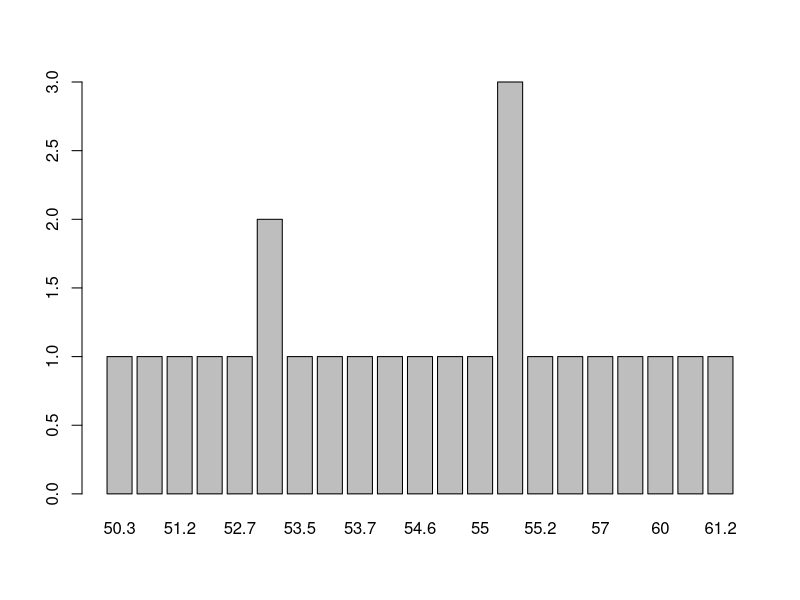

Generate this figure with R:
## ---- chunk 1
knitr::opts_chunk$set(echo = TRUE, comment = NA)
## ---- chunk 2
pesos = c(55.1,54.0,55.2,53.7,60.2,53.2,54.6,55.1,51.2,53.2,54.8,52.3,56.9,57.0,55.0,53.5,50.9,55.1,53.6,61.2,59.5,50.3,52.7,60.0)
## ---- chunk 3
barplot(table(pesos))
## ---- chunk 4
#Primera función
TablaFrecs = function(x,k,A,p){ 
  L = min(x)-p/2+A*(0:k)
  x_cut = cut(x, breaks = L, right=FALSE)
  intervals = levels(x_cut)
  mc = (L[1]+L[2])/2+A*(0:(k-1))
  Fr.abs = as.vector(table(x_cut)) 
  Fr.rel = Fr.abs/length(x) 
  Fr.cum.abs = cumsum(Fr.abs) 
  Fr.cum.rel = cumsum(Fr.rel)
  tabla = data.frame(intervals, mc, Fr.abs, Fr.cum.abs, Fr.rel, Fr.cum.rel)
  tabla
  }
## ---- chunk 5
TablaFrecs.L = function(x,L,V){
  x_cut = cut(x, breaks=L, right=FALSE, include.lowest=V)
  intervals = levels(x_cut)
  mc = (L[1:(length(L)-1)]+L[2:length(L)])/2
  Fr.abs = as.vector(table(x_cut)) 
  Fr.rel = Fr.abs/length(x) 
  Fr.cum.abs = cumsum(Fr.abs)
  Fr.cum.rel = cumsum(Fr.rel)
  tabla = data.frame(intervals, mc, Fr.abs, Fr.cum.abs, Fr.rel, Fr.cum.rel)
  tabla
  }
